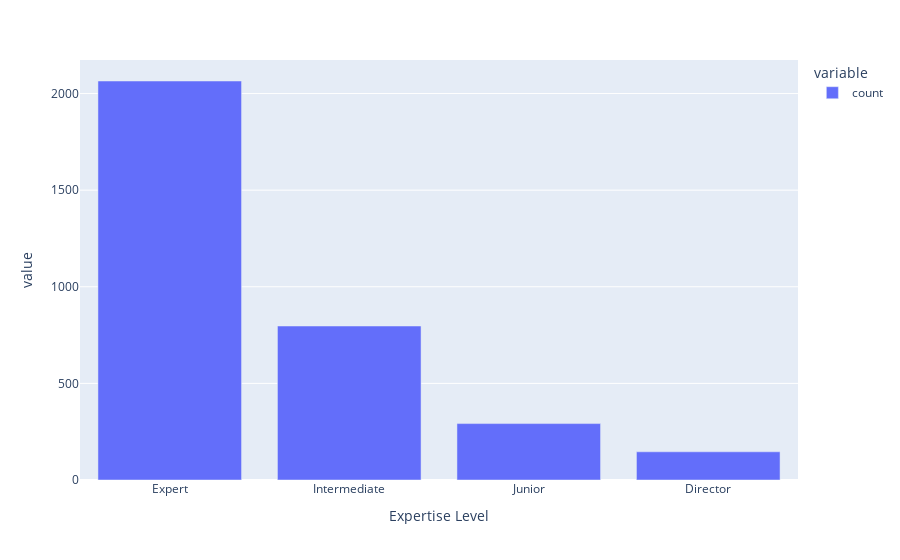

The cell this chart's notebook holds for it:
### Code cell
# Employee Count By Expertise Level
px.bar(df.groupby('Expertise Level')['Expertise Level'].agg(['count']).sort_values(by='count',ascending=False))

### Figure 1 — Plotly figure (JSON) as saved in the notebook; plotly's stock layout.template omitted (floating-point values rounded to 4 significant figures)
{"data": [{"alignmentgroup": "True", "hovertemplate": "variable=count<br>Expertise Level=%{x}<br>value=%{y}<extra></extra>", "legendgroup": "count", "marker": {"color": "#636efa", "pattern": {"shape": ""}}, "name": "count", "offsetgroup": "count", "orientation": "v", "showlegend": true, "textposition": "auto", "type": "bar", "x": ["Expert", "Intermediate", "Junior", "Director"], "xaxis": "x", "y": [2065, 797, 292, 146], "yaxis": "y"}], "layout": {"barmode": "relative", "legend": {"title": {"text": "variable"}, "tracegroupgap": 0}, "margin": {"t": 60}, "xaxis": {"anchor": "y", "domain": [0, 1], "title": {"text": "Expertise Level"}}, "yaxis": {"anchor": "x", "domain": [0, 1], "title": {"text": "value"}}}}
